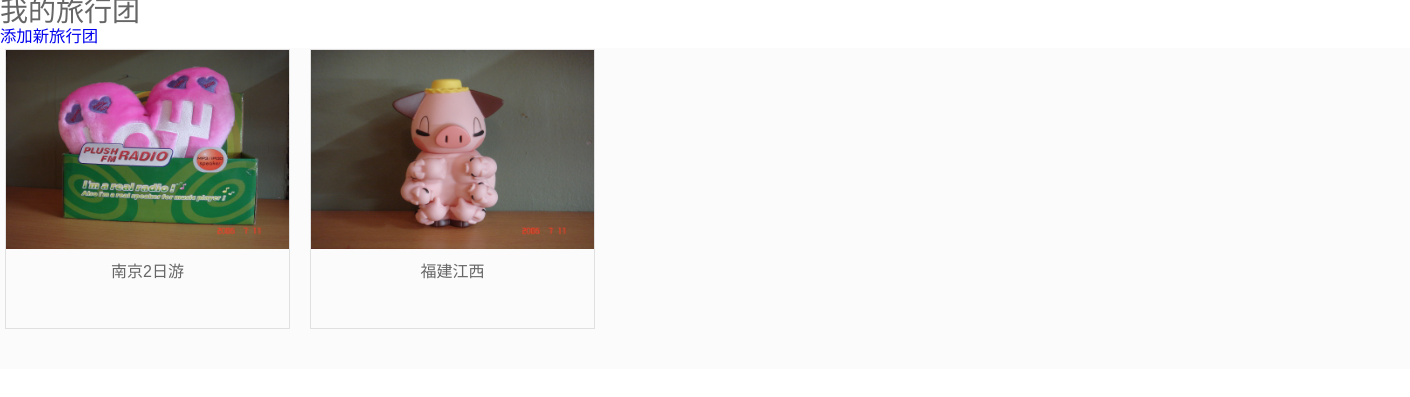
The page /topics/ (signed in) on the database its author committed.
### learning_logs/models.py (models this page shows)
class Topic(models.Model):
    tour_name = models.CharField('旅行团名称', max_length=100)
    route1 = models.CharField('行程1', max_length=200, null=True, blank=True)
    route2 = models.CharField('行程2', max_length=200, null=True, blank=True)
    route3 = models.CharField('行程3', max_length=200, null=True, blank=True)
    route4 = models.CharField('行程4', max_length=200, null=True, blank=True)
    route5 = models.CharField('行程5', max_length=200, null=True, blank=True)
    date_added = models.DateField('建立时间', auto_now_add=True)
    date_start = models.DateField('出发日期')
    img = models.ImageField('图片', upload_to='img', max_length=200)
    img_name = models.CharField('图片名称', max_length=20,null=True, blank=True)
    text = models.CharField('旅行团备注', max_length=200, null=True, blank=True, default="")
    owner = models.ForeignKey(User, on_delete=models.CASCADE)
    def __str__(self):
        return self.tour_name
    class Meta:
        verbose_name = '旅行团'
        verbose_name_plural = '旅行团'

### learning_logs/views.py (the view)
# urls.py: path('topics/', views.topics, name='topics'),
@login_required
def topics(request):
    topics = Topic.objects.filter(owner=request.user).order_by('date_added')
    context = {'topics': topics}
    return render(request, 'learning_logs/topics.html', context)

### templates/learning_logs/topics.html (shortened to what this page needs)
{% load staticfiles %}
<!DOCTYPE html>
<html lang="en">
<head>
</head>
<body>
{% block header %}
    <h1>我的旅行团</h1>
    <h3><a href="{% url 'learning_logs:new_topic' %}">添加新旅行团 </a></h3>
{% endblock %}
<div class="mainC">
    <div class="mainC_wrap clearfix">
        <div class="auctionList_gorup marginB10 pstat">
            <ul class="clearfix">
                {% for topic in topics %}
                    <li>
                    <a href="{% url 'learning_logs:topic' topic.id %}">
                    <img src="{{ topic.img.url }}">
                        <h3 style="text-align: center;">{{ topic }}</h3>
                    </a>
                    </li>
                {% endfor %}
            </ul>
        </div>
    </div>
</div>
<link href="{% static 'learning_logs/list_files/style.css' %}" rel="stylesheet">
</body>
</html>

### learning_logs/static/learning_logs/list_files/style.css (style rules this page uses)
body, ul, li, span, p, font, div, fieldset, legend, img, input, form, h1, h2, h3, h4, h5, h6, h7, dl, dd, dt { margin: 0px; padding: 0px; }
img { border: 0px; }
a, link { text-decoration: none; }
.clearfix:after { visibility: hidden; display: block; font-size: 0; content: " "; clear: both; height: 0; }
.clearfix { *zoom: 1; }
ul, li, ol { white-space: normal; list-style: none; }
h1, h2, h3, em, i { font-weight: normal; font-style: normal; }
body { background-color: #FFF; color: #666666; font: 14px/24px Microsoft YaHei, Helvetica, sans-serif !important; }
.marginB10 { margin-bottom: 10px; }
.mainC { background-color: #fbfbfb; }
.mainC_wrap { width: 1400px; margin: 0 auto; background-color: #fbfbfb; padding: 1px 0 30px 0; position: relative; }
.auctionList_gorup { width: 1300px; overflow: hidden; }
.auctionList_gorup ul { width: 1250px; }
.auctionList_gorup li { width: 285px; height: 280px; float: left; margin-right: 20px; position: relative; }
.auctionList_gorup li a { display: block; width: 283px; height: 278px; border: 1px solid #e0e0e0; color: #666666; -webkit-transition: all 0.6s 0s ease-out; -moz-transition: all 0.6s 0s ease-out; -ms-transition: all 0.6s 0s ease-out; -o-transition: all 0.6s 0s ease-out; transition: all 0.6s 0s ease-out; }
.auctionList_gorup li h3 { font-size: 16px; padding: 4px 20px 10px 20px; }
.auctionList_gorup li img { width: 283px; height: 199px; }

### rows shown on the page
Topic: img (picture), tour_name "南京2日游"
Topic: img (picture), tour_name "福建江西"
